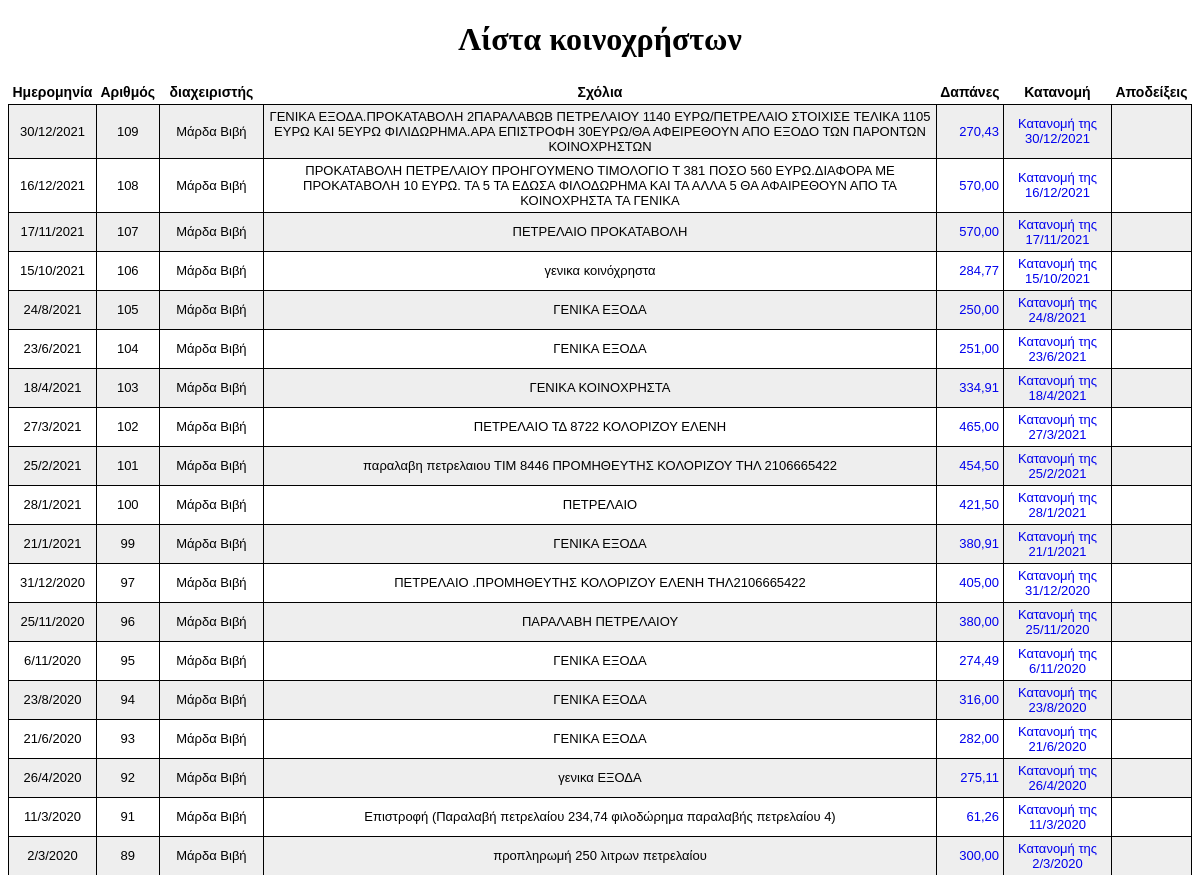
Before: / (upper part) with the older database file.
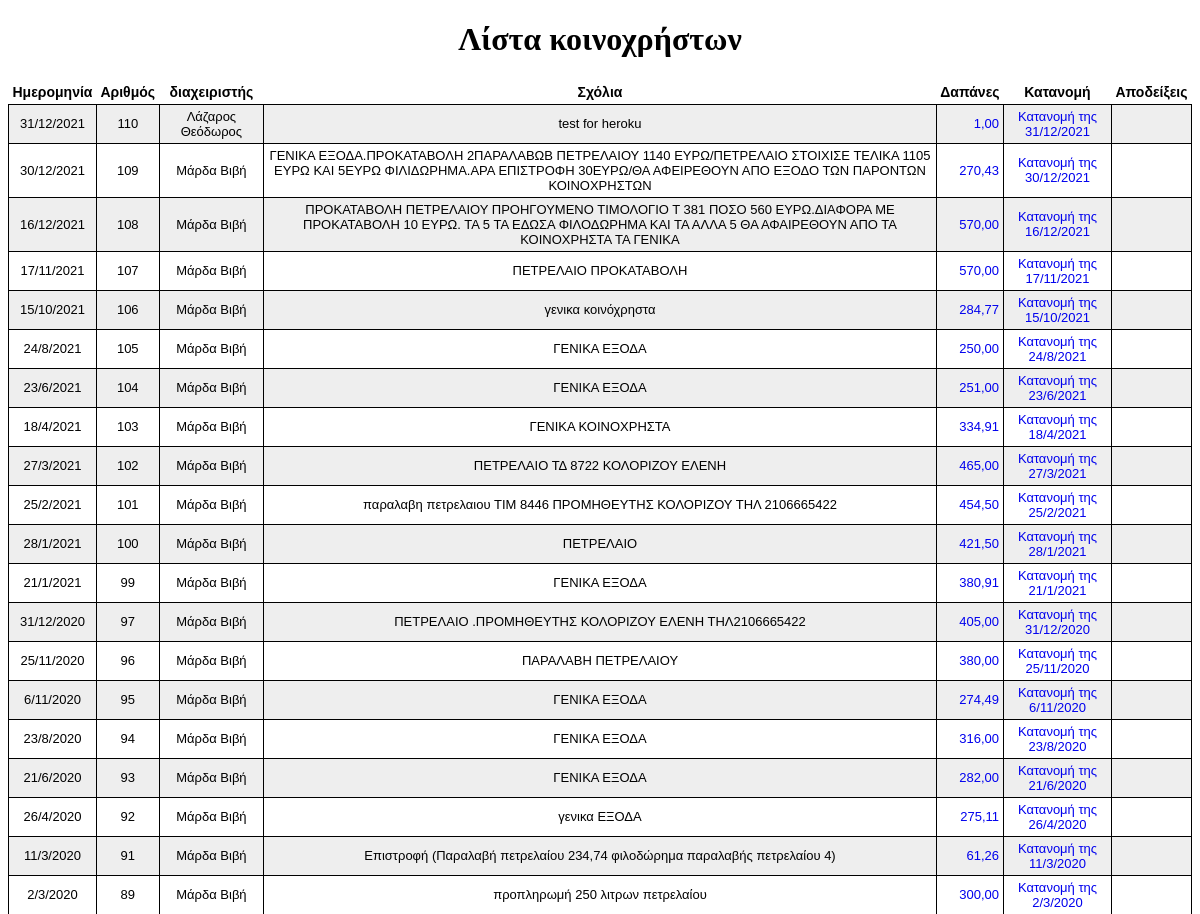
After: the same page with the newer database file.
### koi/models.py (models this page shows, shortened)
class Koinoxrista(models.Model):
    ekdosi = models.DateField('Ημερομηνία', unique=True)
    diaxeiristis = models.ForeignKey(
        Diaxeiristis, on_delete=models.CASCADE, verbose_name='Διαχειριστής')
    sxolia = models.TextField(verbose_name='Σχόλια')
    url = models.URLField(max_length=200, verbose_name='Αρχεία', default='#')
    published = models.BooleanField(default=False)
    @property
    def ekdosi_gr(self):
        return f'{self.ekdosi.day}/{self.ekdosi.month}/{self.ekdosi.year}'
    def totals(self):
        tval = 0
        for el in self.dapanes_set.values():
            tval += float(el['value'])
        return greek_utils.grnum(tval)
    class Meta:
        ordering = ['-ekdosi', 'id']
        verbose_name = 'Κοινόχρηστα'
        verbose_name_plural = 'Κοινόχρηστα'

class Diaxeiristis(models.Model):
    name = models.CharField(max_length=50, verbose_name='Όνομα')
    date_from = models.DateField(verbose_name='Ημ/νία ανάληψης καθηκόντων')
    SEX_CHOICES = [(1, 'Άντρας'), (2, 'Γυναίκα')]
    sex = models.IntegerField(
        choices=SEX_CHOICES, default=1, verbose_name='Φύλο')
    class Meta:
        unique_together = ['name', 'date_from']
        verbose_name = 'Διαχειριστής'
        verbose_name_plural = 'Διαχειριστές'
    def __str__(self):
        return f'{self.name}'

### koi/views.py (the view)
# urls.py: path('', views.IndexView.as_view(), name='index'),
class IndexView(generic.ListView):
    template_name = 'koi/index.html'
    context_object_name = 'koinoxrista_list'
    def get_queryset(self):
        return mdl.Koinoxrista.objects.filter(published=True).order_by('-ekdosi')

### utils/greek_utils.py (called while the page is built)
def grnum(num):
    if num == 0:
        return ''
    return f'{num:,.2f}'.replace(',', '|').replace('.', ',').replace('|', '.')

### koi/templates/koi/index.html (shortened to what this page needs)
{% load static %}
{% if koinoxrista_list %}
<!DOCTYPE html>
<html>
  <head>
    <link rel="stylesheet" type="text/css" href="{% static 'koi/tbllandscape.css' %}">
  </head>
  <body>
    <h1 align="center"><b>Λίστα κοινοχρήστων</b></h1>
    <table cellspacing="0">
      <tbody>
        <tr>
          <th align="center">Ημερομηνία</th>
          <th align="center">Αριθμός</th>
          <th align="center">διαχειριστής</th>
          <th align="center">Σχόλια</th>
          <th align="center">Δαπάνες</th>
          <th align="center">Κατανομή</th>
          <th align="center">Αποδείξεις</th>
        </tr>
        {% for koin in koinoxrista_list %}
        <tr>
          <td align="center">{{ koin.ekdosi_gr }}</td>
          {% if user.is_authenticated %}
          <td align="center"><a href="{% url 'admin:koi_koinoxrista_change' koin.id %}">{{ koin.id }}</a></td>
          {% else %}
          <td align="center">{{ koin.id }}</td>
          {% endif %}
          <td align="center">{{ koin.diaxeiristis }}</td>
          <td align="center">{{ koin.sxolia }}</td>
          <td align="right"><a href="{% url 'koi:dapanes' koin.id %}">{{ koin.totals }}</a></td>
          <td align="center"><a href="{% url 'koi:katanomi' koin.id %}">Κατανομή της {{ koin.ekdosi_gr }}</a>
          </td>
          {% if user.is_authenticated %}
          <td align="center"><a href="{% url 'koi:apodeijeis' koin.id %}">Αποδείξεις της
              {{ koin.ekdosi_gr }}</a></td>
          {% else %}
          <td align="center"></td>
          {% endif %}
        </tr>
        {% endfor %}
      </tbody>
    </table>
    <br>
    <br>
  </body>
</html>
{% else %}
<p>Δεν υπάρχουν καταχωρημένες κοινόχρηστες δαπάνες</p>
{% endif %}

Changed rows visible on the page:
now on this page (row edited): Koinoxrista: ekdosi_gr "31/12/2021", id "110", diaxeiristis "Λάζαρος Θεόδωρος", sxolia "test for heroku", totals "1,00"
